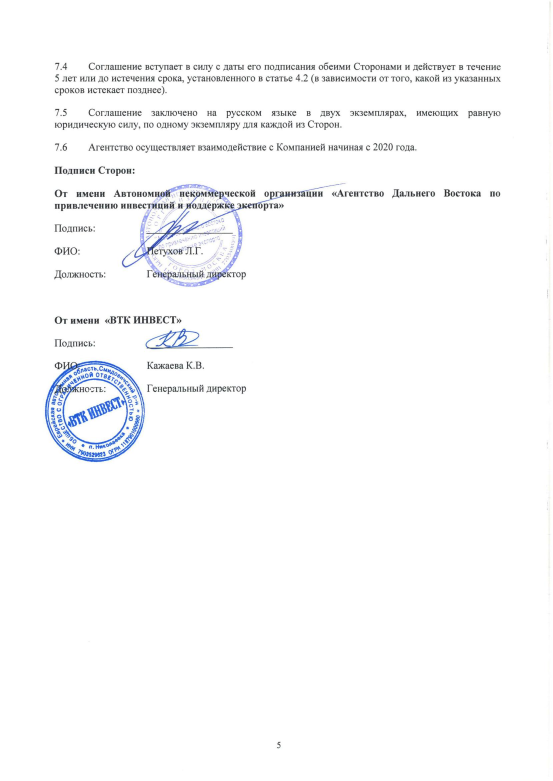
#> input picture data/black/image_docs/ex4.jpg, 1659 x 2342 px (shown at 1/3 size)
$ python -i image_utils.py   (imports and definitions only)
#> lines starting #> are read from the running program, lines starting #| are printed output that depends on the picture; after the words box and inside, x2 and y2 are one past the last pixel; in counts of white or black regions, pixels touching at a corner belong together
#> further down, picture is the input picture: shape (2342, 1659, 3); mean B, G, R 250.9, 250, 249.6
import numpy as np
import cv2
import sys
import os
import matplotlib.pyplot as plt
from typing import Tuple, List
from numpy import ndarray
from copy import deepcopy


def image_imshow(img: ndarray, figsize: Tuple[int, int] = (10, 10)) -> None:
    fig = plt.figure(figsize=figsize)
    plt.imshow(cv2.cvtColor(img, cv2.COLOR_BGR2RGB))
    plt.show()


def _blue_color_mask(img: ndarray) -> ndarray:
    hsv = cv2.cvtColor(img, cv2.COLOR_BGR2HSV)
#> hsv: shape (2342, 1659, 3); mean H, S, V 6.8, 2, 251
    gray = cv2.cvtColor(img, cv2.COLOR_BGR2GRAY)
    blue_lower = np.array([80, 30, 30])
    blue_higher = np.array([140, 250, 250])
    mask = cv2.inRange(hsv, blue_lower, blue_higher)
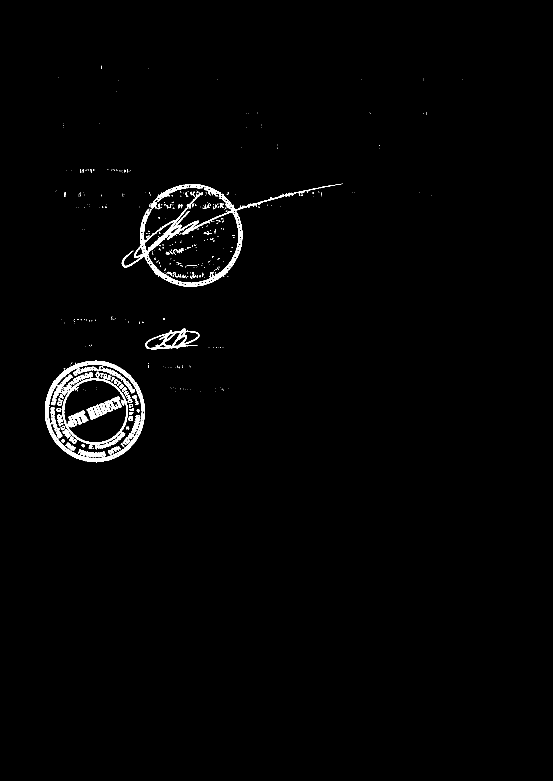
#> mask: shape (2342, 1659) (shown at 1/3 size); 1.2% white; 474 white regions (363 under 20 px), largest, box (x1, y1, x2, y2) and area: (365, 552, 881, 860) 13781, (135, 1082, 435, 1387) 9151, (184, 1135, 384, 1348) 4502
    selection = cv2.bitwise_and(gray, gray, mask=mask)
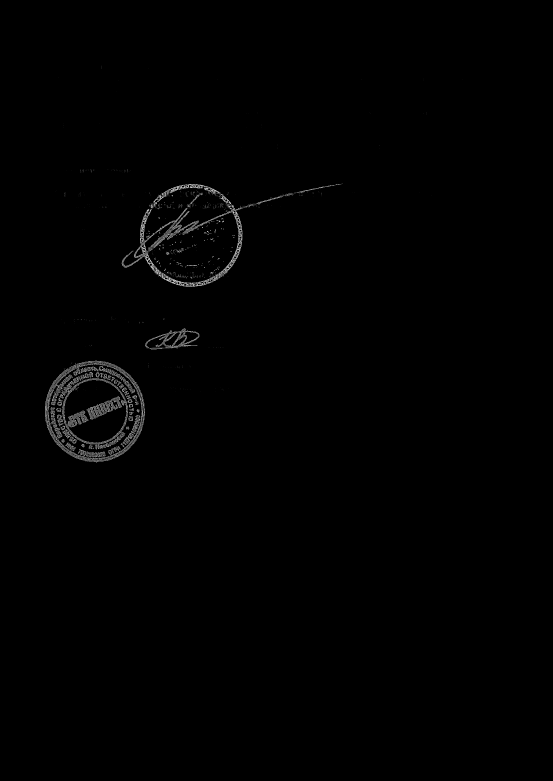
#> selection: shape (2342, 1659) (shown at 1/3 size); min 0, max 241, mean 1.5
    selection_blur = cv2.GaussianBlur(selection, (7, 7), 3)
    return selection_blur


def _find_circles(img: ndarray, alt = True) -> ndarray:
#> called with alt = True
    min_rad = round(img.shape[0] * 15 / 297)
#> min_rad = 118
    max_rad = round(img.shape[0] * 30 / 297)
#> max_rad = 237
    dist_stamps = 2 * min_rad
#> dist_stamps = 236
    if alt:
        circles = cv2.HoughCircles(img, cv2.HOUGH_GRADIENT_ALT, 1.5, dist_stamps, param1=200,
                                   param2=0.4, minRadius=min_rad, maxRadius=max_rad)
#> circles = [[283.5, 1231.5, 145.6], [577.5, 699, 145], [283.5, 1231.5, 125.9]]
    else:
        circles = cv2.HoughCircles(matr, cv2.HOUGH_GRADIENT, 1, dist_stamps, param1=20,
                         param2=30, minRadius=min_rad, maxRadius=max_rad)
    if circles is not None:
        circles = np.uint16(np.around(circles))
#> circles = [[284, 1232, 146], [578, 699, 145], [284, 1232, 126]]
        return circles[0, :]
    else:
        return np.array([])


def _delete_duplicate_circles(circles: ndarray):
    hashmap = {}
    for x, y, r in circles:
        if (x, y) not in hashmap.keys():
            hashmap[(x, y)] = r
        else:
            if hashmap[(x, y)] <= r:
                hashmap[(x, y)] = r
            else:
                continue
#> this loop made 3 passes
#> after the loop, hashmap = {(284, 1232): 146, (578, 699): 145}
    circles = np.array([[key[0], key[1], hashmap[key]] for key in hashmap.keys()])
#> circles = [[284, 1232, 146], [578, 699, 145]]
    return circles


def image_find_stamps(img: ndarray) -> ndarray:
    return _delete_duplicate_circles(_find_circles(_blue_color_mask(img)))


def stamp_quantity_from_circles(circles: ndarray) -> int:
    return len(circles)


def is_stamped_from_circles(circles: ndarray) -> bool:
    if len(circles) > 0:
        return True
    else:
        return False


def image_draw_circles(img: ndarray, circles: ndarray) -> ndarray:
    new_img = deepcopy(img)
    for i in circles:
        cv2.circle(new_img, (i[0], i[1]), i[2], (165, 25, 165), 2)
    return new_img


def _square_from_circle(circle: ndarray) -> ndarray:
    center = (circle[0], circle[1])
    r = circle[2]
    side = 2*r
    left_corner = center[0] - r, center[1] - r
    right_corner = left_corner[0] + side, left_corner[1] + side
    return np.array([left_corner, right_corner])


def squares_from_circles(circles: ndarray) -> ndarray:
    squares = []
    for circle in circles:
        squares.append(_square_from_circle(circle))
    return np.array(squares)


def _stamp_box(img: ndarray, square: ndarray) -> ndarray:
    new_img = img[square[0][1]:square[1][1], square[0][0]:square[1][0],:]
    return new_img


def stamp_boxes(img: ndarray, squares: ndarray) -> ndarray:
    box_array = np.array([])
    for box in squares:
        box_img = _stamp_box(img, box)
        np.append(box_array, box_img)
    return box_array

>>> import cv2
>>> picture = cv2.imread('../data/black/image_docs/ex4.jpg')
>>> result = image_find_stamps(picture)
#> result = [[284, 1232, 146], [578, 699, 145]]

$ run again, on data/black/image_docs/stamp1.jpeg
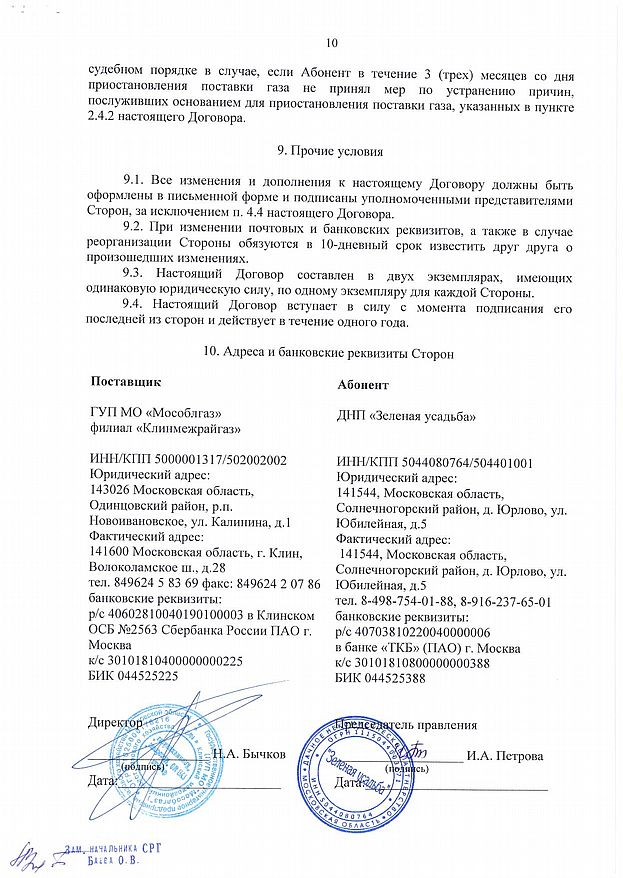
#> input picture data/black/image_docs/stamp1.jpeg, 623 x 878 px
#> picture is the input picture: shape (878, 623, 3); mean B, G, R 239.8, 239.2, 238.7
#> hsv: shape (878, 623, 3); mean H, S, V 11.9, 2.4, 239.9
#> in _blue_color_mask, `mask = cv2.inRange(hsv, blue_lower, blue_higher)`:
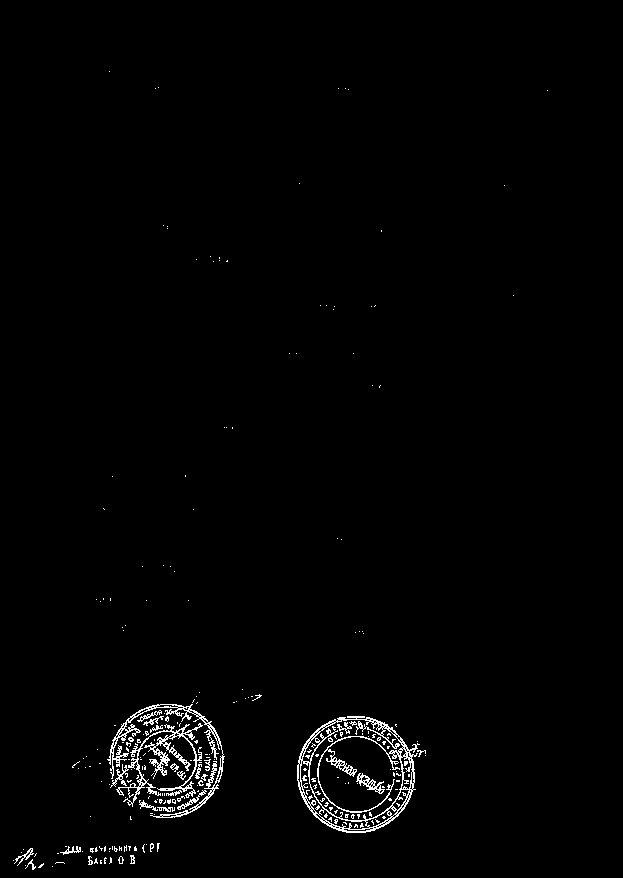
#> mask: shape (878, 623); 1.4% white in thin lines or dots, all inside (x1, y1, x2, y2) = (13, 71, 548, 870)
#> in _blue_color_mask, `selection = cv2.bitwise_and(gray, gray, mask=mask)`:
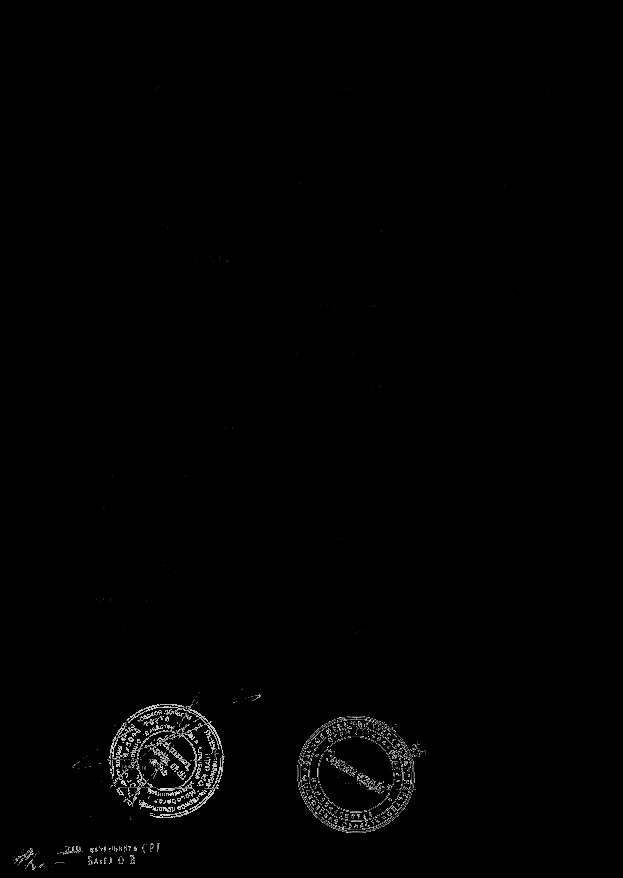
#> selection: shape (878, 623); min 0, max 239, mean 2
#> min_rad = 44
#> dist_stamps = 88
#> in _find_circles, `circles = cv2.HoughCircles(img, cv2.HOUGH_GRADIENT_ALT, 1.5, dist_stam..`: circles = [[357, 774, 57.95], [165, 762, 57.05]]
#> in _find_circles, `circles = np.uint16(np.around(circles))`: circles = [[357, 774, 58], [165, 762, 57]]
#> the loop in _delete_duplicate_circles, `for x, y, r in circles:` made 2 passes
#> after the loop in _delete_duplicate_circles, `for x, y, r in circles:`: hashmap = {(357, 774): 58, (165, 762): 57}
#> in _delete_duplicate_circles, `circles = np.array([[key[0], key[1], hashmap[key]] for key in hashmap...`: circles = [[357, 774, 58], [165, 762, 57]]
